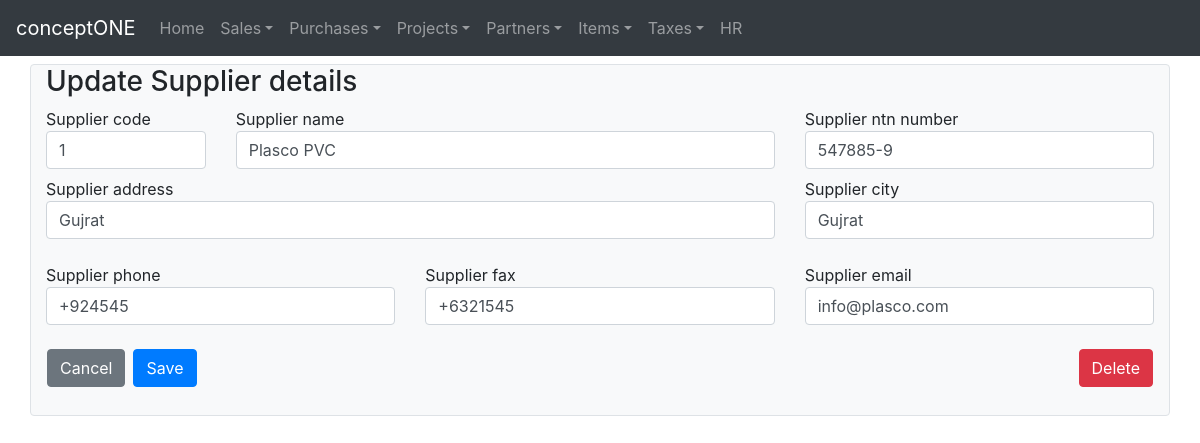
The page /suppliers/update/1/ on the database its author committed.
### crudbasic/models.py (models this page shows, shortened)
class Suppliers(models.Model):
    supplier_code = models.CharField(max_length=16, unique=True)
    supplier_name = models.CharField(max_length=128, unique=True)
    supplier_address = models.CharField(max_length=264)
    supplier_city = models.CharField(max_length=128)
    supplier_phone = models.CharField(max_length=128, blank=True)
    supplier_fax = models.CharField(max_length=128, blank=True)
    supplier_email = models.EmailField(max_length=192, blank=True)
    supplier_ntn_number = models.CharField(max_length=128, blank=True)
    created_on = models.DateTimeField(auto_now_add=True)
    updated_on = models.DateTimeField(auto_now=True)

### crudbasic/views.py (the view, shortened to what this page needs)
# urls.py: path('suppliers/update/<int:pk>/',views.UpdateSupplierView.as_view(),name='updatesupplier'),
class UpdateSupplierView(UpdateView):
    model = Suppliers
    form_class = SupplierForm
    template_name = 'crudbasic/createsupplier.html'

### crudbasic/forms.py
class SupplierForm(forms.ModelForm):
    class Meta:
        model = Suppliers
        fields = '__all__'
        widgets = {
                'supplier_code':forms.TextInput(attrs={'class':'form-control'}),
                'supplier_name':forms.TextInput(attrs={'class':'form-control'}),
                'supplier_address':forms.TextInput(attrs={'class':'form-control'}),
                'supplier_city':forms.TextInput(attrs={'class':'form-control'}),
                'supplier_phone':forms.TextInput(attrs={'class':'form-control'}),
                'supplier_fax':forms.TextInput(attrs={'class':'form-control'}),
                'supplier_email':forms.TextInput(attrs={'class':'form-control'}),
                'supplier_ntn_number':forms.TextInput(attrs={'class':'form-control'}),
        }

### templates/crudbasic/createsupplier.html
<!DOCTYPE html>
{% extends "crudbasic/base.html" %}
{% block body_block %}
<div class="container pb-1 border bg-light rounded">
  <h3>
    {% if not form.instance.pk %}
      Create New Supplier
    {% else %}
      Update Supplier details
    {% endif %}
  </h3>
  <form method="post">{% csrf_token %}
    <div class="row mb-2">
      <div class="col-md-2">
        {{ form.supplier_code.label}}
        {{ form.supplier_code }}
      </div>
      <div class="col-md-6">
        {{ form.supplier_name.label }}
        {{ form.supplier_name }}
      </div>
      <div class="col-md-4">
        {{ form.supplier_ntn_number.label }}
        {{ form.supplier_ntn_number }}
      </div>
    </div>
    <div class="row mb-4">
      <div class="col-md-8">
        {{ form.supplier_address.label }}
        {{ form.supplier_address }}
      </div>
      <div class="col-md-4">
        {{ form.supplier_city.label }}
        {{ form.supplier_city }}
      </div>
    </div>
    <div class="row mb-4">
      <div class="col-md-4">
        {{ form.supplier_phone.label}}
        {{ form.supplier_phone }}
      </div>
      <div class="col-md-4">
        {{ form.supplier_fax.label }}
        {{ form.supplier_fax }}
      </div>
      <div class="col-md-4">
        {{ form.supplier_email.label }}
        {{ form.supplier_email }}
      </div>
    </div>
    <div class="row mb-4">
      {% url 'crudbasic:suppliers' as back_url %}
      {% if not form.instance.pk %}
        {% include "crudbasic/buttonpanel/createbuttonpanel.html" %}
      {% else %}
        {% include "crudbasic/buttonpanel/updatebuttonpanel.html" %}
      {% endif %}
    </div>
  </form>
</div>
{% endblock %}

### rows shown on the page
Suppliers: supplier_code "1", supplier_name "Plasco PVC", supplier_ntn_number "547885-9", supplier_address "Gujrat", supplier_city "Gujrat", supplier_phone "+924545", supplier_fax "+6321545", supplier_email "info@plasco.com"
